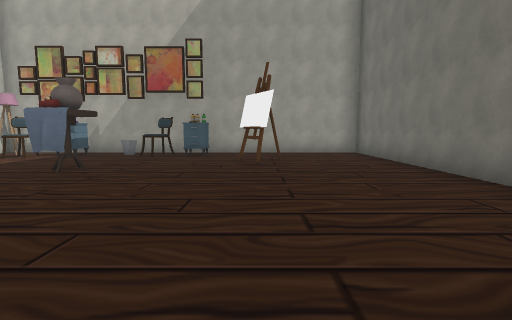
[1] (above)

12 first-person views from a walk through a 3-D level made in the Unity game engine. The camera is 1.3 m above the floor, tilts 6° down and sees 85° across. The floor is counted in squares, 1.8 m on a side. Each view is taken from the middle of a square. On the plan, view 1 faces up. The plan holds only what a view shows up to about 10 squares ahead; the rest is blank. The place goes on beyond the plan. The player character is not drawn. Some animated figures are not drawn.

[2]
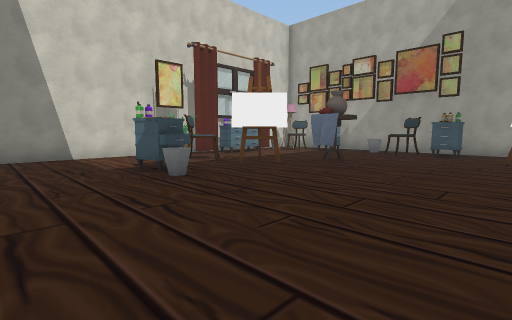

[3]
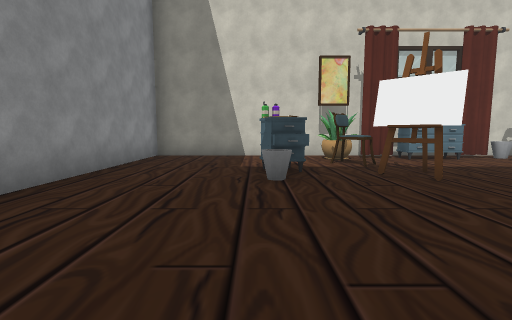

[4]
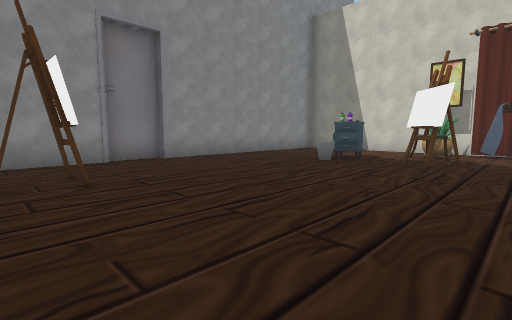

[5]
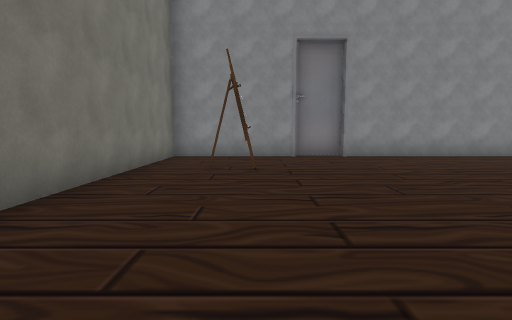

[6]
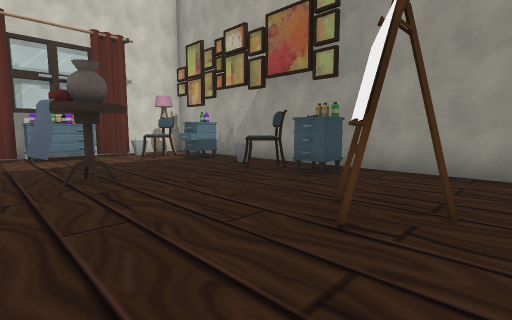

[7]
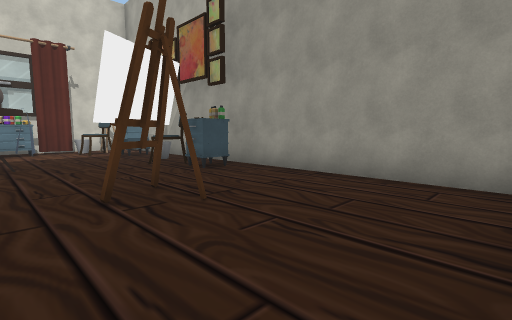

[8]
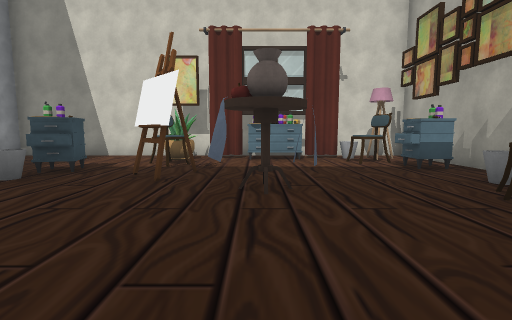

[9]
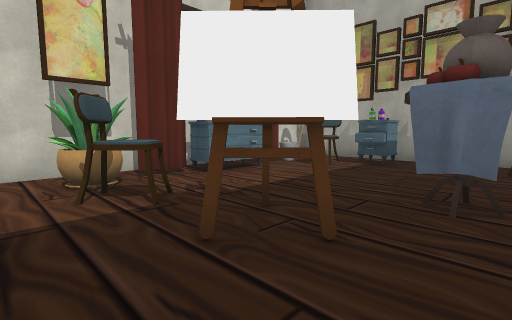

[10]
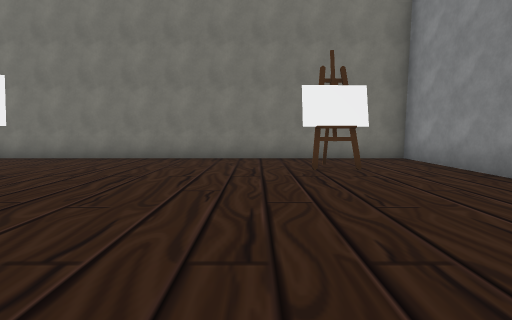

[11]
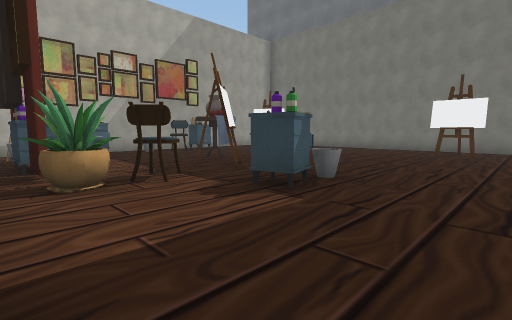

[12]
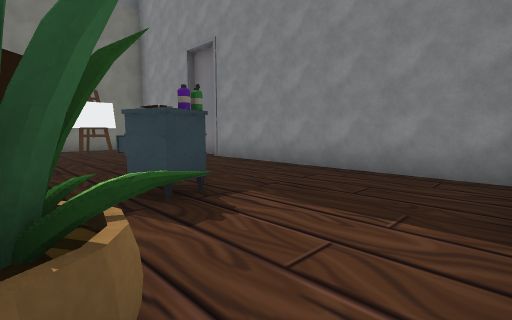

### Floor plan
Points are (right, up) in squares from view 1. A wall is a line through its corners. A room is listed if a view was taken in it or the views show most of it. See-through windows are left out.
Room 1 (views 1, 2, 3, 4, 5, 6, 7, 8, 9, 10)
walls: (-3, 4.6) (-3.8, 4.6); (-3, 4.7) (-3.4, 4.6) (-3.7, 4.6); (-3, 4.7) (-3.7, 4.6); (-3.1, 4.7) (-3.3, 4.6); (-4.8, 1.8) (-4.7, 1.3); (-2.4, 8.3) (-2.8, 7.6) (-3.3, 7.9); (-1.5, 8.7) (-1.5, 8) (-2.3, 8) (-2.9, 8.4); (-5.4, 1.7) (-4.7, 1.9) (-4.5, 1.3) (-5.3, 1.1); (-6, 3.5) (-5.6, 3.2) (-6.1, 2.7); (-6.1, 3.4) (-5.8, 3.1); (-6.5, 3.2) (-6, 2.7); (-5.2, 7.9) (-5.9, 7.9); (-6.9, 3.5) (-6.9, 2.5); (-0.3, -1.9) (3.3, -1.9) (3.3, 9.3) (-1.5, 9.3); (-6, 7.3) (-6.5, 7.2); (-7, 3.4) (-6.4, 2.9); (-1.5, -2.1) (-0.1, -2.1); (-7.2, 3.4) (-6.8, 3.1); (-7.2, 3.2) (-6.9, 2.8); (-7.2, 3.2) (-6.8, 2.8); (-6.9, 6.2) (-6.9, 4.8); (-7.3, 4.8) (-7.3, 3.8); (-7.4, 4.6) (-7.1, 3.9); (-5.5, -1.9) (-1.4, -1.9)
low walls: (-3.4, 5.5) (-3.4, 4.6)
ways out: opening at (-5, -0.5) to room 2; gap at (-5, 2) to room 2; gap at (-7, 5) to room 3; opening at (-4.5, 8) to room 4; opening at (-2.5, 9) to room 4
objects: other object (-5, 3) to (-4, 4); other object (-4, 1); other object (0, 6); other object (1, 0) to (1, 1)
Room 2 (view 11)
walls: (-5.3, 1.1) (-5.4, 1.7); (-6.9, 2.8) (-7.4, 2.8); (-7, 2.9) (-7.7, 3); (-6.1, 2.7) (-6.6, 3.3) (-7.4, 2.5); (-8.2, 2.6) (-8.2, -1.9) (-5.5, -1.9)
ways out: opening at (-5, -0.5) to room 1; gap at (-5, 2) to room 1; opening at (-8, 3) to room 3
Room 3 (view 12)
walls: (-7.5, 4.8) (-7.5, 6.1); (-6.2, 7.9) (-6.8, 7.8); (-7.4, 2.8) (-7.6, 3); (-8.2, 9.3) (-8.2, 2.6); (-7.1, 2.6) (-7.2, 3.2); (-6.9, 2.5) (-7.6, 3.2)
ways out: gap at (-7, 5) to room 1; opening at (-8, 3) to room 2; opening at (-6.5, 9) to room 4
objects: other object (-7, 7)
Room 4 (no view inside)
walls: (-5.2, 8.7) (-5.2, 7.9); (-5.2, 8) (-5.9, 8); (-6.2, 8.1) (-6, 7.3); (-1.5, 9.3) (-8.2, 9.3)
ways out: opening at (-4.5, 8) to room 1; opening at (-2.5, 9) to room 1; opening at (-6.5, 9) to room 3
objects: other object (-4, 8)

Positions as (right, up) in squares from view 1, and headings:
1: (0, 0), facing up
2: (0, -1), facing up-left
3: (0, 1), facing left
4: (2, 5), facing down-left
5: (1, 6), facing down
6: (1, 4), facing up-left
7: (3, 5), facing up-left
8: (0, 5), facing left
9: (-3, 2), facing up-left
10: (-4, 2), facing right
11: (-8, -1), facing up-right
12: (-8, 3), facing down-right
